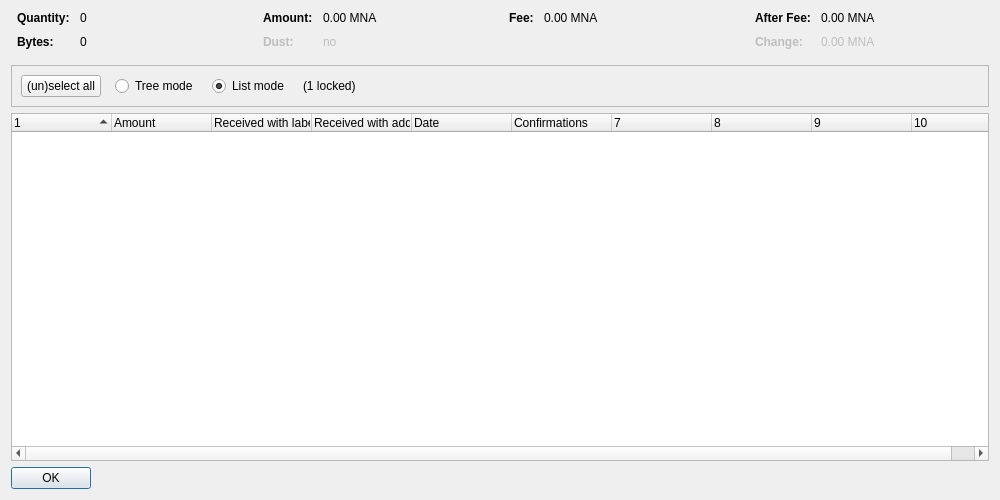
<?xml version="1.0" encoding="UTF-8"?>
<ui version="4.0">
 <class>CoinControlDialog</class>
 <widget class="QDialog" name="CoinControlDialog">
  <property name="geometry">
   <rect>
    <x>0</x>
    <y>0</y>
    <width>1000</width>
    <height>500</height>
   </rect>
  </property>
  <property name="windowTitle">
   <string>Coin Selection</string>
  </property>
  <layout class="QVBoxLayout" name="verticalLayout">
   <item>
    <layout class="QHBoxLayout" name="horizontalLayoutTop" stretch="0,0,0,0">
     <property name="topMargin">
      <number>0</number>
     </property>
     <property name="bottomMargin">
      <number>10</number>
     </property>
     <item>
      <layout class="QFormLayout" name="formLayoutCoinControl1">
       <property name="horizontalSpacing">
        <number>10</number>
       </property>
       <property name="verticalSpacing">
        <number>10</number>
       </property>
       <property name="leftMargin">
        <number>6</number>
       </property>
       <property name="rightMargin">
        <number>6</number>
       </property>
       <item row="0" column="0">
        <widget class="QLabel" name="labelCoinControlQuantityText">
         <property name="font">
          <font>
           <weight>75</weight>
           <bold>true</bold>
          </font>
         </property>
         <property name="text">
          <string>Quantity:</string>
         </property>
        </widget>
       </item>
       <item row="0" column="1">
        <widget class="QLabel" name="labelCoinControlQuantity">
         <property name="cursor">
          <cursorShape>IBeamCursor</cursorShape>
         </property>
         <property name="contextMenuPolicy">
          <enum>Qt::ActionsContextMenu</enum>
         </property>
         <property name="text">
          <string notr="true">0</string>
         </property>
         <property name="textInteractionFlags">
          <set>Qt::LinksAccessibleByMouse|Qt::TextSelectableByKeyboard|Qt::TextSelectableByMouse</set>
         </property>
        </widget>
       </item>
       <item row="1" column="0">
        <widget class="QLabel" name="labelCoinControlBytesText">
         <property name="font">
          <font>
           <weight>75</weight>
           <bold>true</bold>
          </font>
         </property>
         <property name="text">
          <string>Bytes:</string>
         </property>
        </widget>
       </item>
       <item row="1" column="1">
        <widget class="QLabel" name="labelCoinControlBytes">
         <property name="cursor">
          <cursorShape>IBeamCursor</cursorShape>
         </property>
         <property name="contextMenuPolicy">
          <enum>Qt::ActionsContextMenu</enum>
         </property>
         <property name="text">
          <string notr="true">0</string>
         </property>
         <property name="textInteractionFlags">
          <set>Qt::LinksAccessibleByMouse|Qt::TextSelectableByKeyboard|Qt::TextSelectableByMouse</set>
         </property>
        </widget>
       </item>
      </layout>
     </item>
     <item>
      <layout class="QFormLayout" name="formLayoutCoinControl2">
       <property name="horizontalSpacing">
        <number>10</number>
       </property>
       <property name="verticalSpacing">
        <number>10</number>
       </property>
       <property name="leftMargin">
        <number>6</number>
       </property>
       <property name="rightMargin">
        <number>6</number>
       </property>
       <item row="0" column="0">
        <widget class="QLabel" name="labelCoinControlAmountText">
         <property name="font">
          <font>
           <weight>75</weight>
           <bold>true</bold>
          </font>
         </property>
         <property name="text">
          <string>Amount:</string>
         </property>
        </widget>
       </item>
       <item row="0" column="1">
        <widget class="QLabel" name="labelCoinControlAmount">
         <property name="cursor">
          <cursorShape>IBeamCursor</cursorShape>
         </property>
         <property name="contextMenuPolicy">
          <enum>Qt::ActionsContextMenu</enum>
         </property>
         <property name="text">
          <string notr="true">0.00 MNA</string>
         </property>
         <property name="textInteractionFlags">
          <set>Qt::LinksAccessibleByMouse|Qt::TextSelectableByKeyboard|Qt::TextSelectableByMouse</set>
         </property>
        </widget>
       </item>
       <item row="1" column="0">
        <widget class="QLabel" name="labelCoinControlLowOutputText">
         <property name="enabled">
          <bool>false</bool>
         </property>
         <property name="font">
          <font>
           <weight>75</weight>
           <bold>true</bold>
          </font>
         </property>
         <property name="text">
          <string>Dust:</string>
         </property>
        </widget>
       </item>
       <item row="1" column="1">
        <widget class="QLabel" name="labelCoinControlLowOutput">
         <property name="enabled">
          <bool>false</bool>
         </property>
         <property name="cursor">
          <cursorShape>IBeamCursor</cursorShape>
         </property>
         <property name="contextMenuPolicy">
          <enum>Qt::ActionsContextMenu</enum>
         </property>
         <property name="text">
          <string notr="true">no</string>
         </property>
         <property name="textInteractionFlags">
          <set>Qt::LinksAccessibleByMouse|Qt::TextSelectableByKeyboard|Qt::TextSelectableByMouse</set>
         </property>
        </widget>
       </item>
      </layout>
     </item>
     <item>
      <layout class="QFormLayout" name="formLayoutCoinControl3">
       <property name="horizontalSpacing">
        <number>10</number>
       </property>
       <property name="verticalSpacing">
        <number>10</number>
       </property>
       <property name="leftMargin">
        <number>6</number>
       </property>
       <property name="rightMargin">
        <number>6</number>
       </property>
       <item row="0" column="0">
        <widget class="QLabel" name="labelCoinControlFeeText">
         <property name="font">
          <font>
           <weight>75</weight>
           <bold>true</bold>
          </font>
         </property>
         <property name="text">
          <string>Fee:</string>
         </property>
        </widget>
       </item>
       <item row="0" column="1">
        <widget class="QLabel" name="labelCoinControlFee">
         <property name="cursor">
          <cursorShape>IBeamCursor</cursorShape>
         </property>
         <property name="contextMenuPolicy">
          <enum>Qt::ActionsContextMenu</enum>
         </property>
         <property name="text">
          <string notr="true">0.00 MNA</string>
         </property>
         <property name="textInteractionFlags">
          <set>Qt::LinksAccessibleByMouse|Qt::TextSelectableByKeyboard|Qt::TextSelectableByMouse</set>
         </property>
        </widget>
       </item>
      </layout>
     </item>
     <item>
      <layout class="QFormLayout" name="formLayoutCoinControl4">
       <property name="horizontalSpacing">
        <number>10</number>
       </property>
       <property name="verticalSpacing">
        <number>10</number>
       </property>
       <property name="leftMargin">
        <number>6</number>
       </property>
       <property name="rightMargin">
        <number>6</number>
       </property>
       <item row="0" column="0">
        <widget class="QLabel" name="labelCoinControlAfterFeeText">
         <property name="font">
          <font>
           <weight>75</weight>
           <bold>true</bold>
          </font>
         </property>
         <property name="text">
          <string>After Fee:</string>
         </property>
        </widget>
       </item>
       <item row="0" column="1">
        <widget class="QLabel" name="labelCoinControlAfterFee">
         <property name="cursor">
          <cursorShape>IBeamCursor</cursorShape>
         </property>
         <property name="contextMenuPolicy">
          <enum>Qt::ActionsContextMenu</enum>
         </property>
         <property name="text">
          <string notr="true">0.00 MNA</string>
         </property>
         <property name="textInteractionFlags">
          <set>Qt::LinksAccessibleByMouse|Qt::TextSelectableByKeyboard|Qt::TextSelectableByMouse</set>
         </property>
        </widget>
       </item>
       <item row="1" column="0">
        <widget class="QLabel" name="labelCoinControlChangeText">
         <property name="enabled">
          <bool>false</bool>
         </property>
         <property name="font">
          <font>
           <weight>75</weight>
           <bold>true</bold>
          </font>
         </property>
         <property name="text">
          <string>Change:</string>
         </property>
        </widget>
       </item>
       <item row="1" column="1">
        <widget class="QLabel" name="labelCoinControlChange">
         <property name="enabled">
          <bool>false</bool>
         </property>
         <property name="cursor">
          <cursorShape>IBeamCursor</cursorShape>
         </property>
         <property name="contextMenuPolicy">
          <enum>Qt::ActionsContextMenu</enum>
         </property>
         <property name="text">
          <string notr="true">0.00 MNA</string>
         </property>
         <property name="textInteractionFlags">
          <set>Qt::LinksAccessibleByMouse|Qt::TextSelectableByKeyboard|Qt::TextSelectableByMouse</set>
         </property>
        </widget>
       </item>
      </layout>
     </item>
    </layout>
   </item>
   <item>
    <widget class="QFrame" name="frame">
     <property name="minimumSize">
      <size>
       <width>0</width>
       <height>40</height>
      </size>
     </property>
     <property name="frameShape">
      <enum>QFrame::StyledPanel</enum>
     </property>
     <property name="frameShadow">
      <enum>QFrame::Sunken</enum>
     </property>
     <layout class="QHBoxLayout" name="horizontalLayout">
      <item>
       <layout class="QHBoxLayout" name="horizontalLayoutPanel" stretch="0,0,0,0,0">
        <property name="spacing">
         <number>14</number>
        </property>
        <item>
         <widget class="QPushButton" name="pushButtonSelectAll">
          <property name="sizePolicy">
           <sizepolicy hsizetype="Maximum" vsizetype="Fixed">
            <horstretch>0</horstretch>
            <verstretch>0</verstretch>
           </sizepolicy>
          </property>
          <property name="text">
           <string>(un)select all</string>
          </property>
          <property name="autoDefault">
           <bool>false</bool>
          </property>
         </widget>
        </item>
        <item>
         <widget class="QRadioButton" name="radioTreeMode">
          <property name="sizePolicy">
           <sizepolicy hsizetype="Maximum" vsizetype="Fixed">
            <horstretch>0</horstretch>
            <verstretch>0</verstretch>
           </sizepolicy>
          </property>
          <property name="text">
           <string>Tree mode</string>
          </property>
         </widget>
        </item>
        <item>
         <widget class="QRadioButton" name="radioListMode">
          <property name="sizePolicy">
           <sizepolicy hsizetype="Maximum" vsizetype="Fixed">
            <horstretch>0</horstretch>
            <verstretch>0</verstretch>
           </sizepolicy>
          </property>
          <property name="text">
           <string>List mode</string>
          </property>
          <property name="checked">
           <bool>true</bool>
          </property>
         </widget>
        </item>
        <item>
         <widget class="QLabel" name="labelLocked">
          <property name="text">
           <string notr="true">(1 locked)</string>
          </property>
         </widget>
        </item>
        <item>
         <spacer name="horizontalSpacer">
          <property name="orientation">
           <enum>Qt::Horizontal</enum>
          </property>
          <property name="sizeHint" stdset="0">
           <size>
            <width>40</width>
            <height>20</height>
           </size>
          </property>
         </spacer>
        </item>
       </layout>
      </item>
     </layout>
    </widget>
   </item>
   <item>
    <widget class="CoinControlTreeWidget" name="treeWidget">
     <property name="contextMenuPolicy">
      <enum>Qt::CustomContextMenu</enum>
     </property>
     <property name="sortingEnabled">
      <bool>false</bool>
     </property>
     <property name="columnCount">
      <number>10</number>
     </property>
     <attribute name="headerShowSortIndicator" stdset="0">
      <bool>true</bool>
     </attribute>
     <attribute name="headerStretchLastSection">
      <bool>false</bool>
     </attribute>
     <column>
      <property name="text">
       <string/>
      </property>
     </column>
     <column>
      <property name="text">
       <string>Amount</string>
      </property>
     </column>
     <column>
      <property name="text">
       <string>Received with label</string>
      </property>
     </column>
     <column>
      <property name="text">
       <string>Received with address</string>
      </property>
     </column>
     <column>
      <property name="text">
       <string>Date</string>
      </property>
     </column>
     <column>
      <property name="text">
       <string>Confirmations</string>
      </property>
      <property name="toolTip">
       <string>Confirmed</string>
      </property>
     </column>
     <column>
      <property name="text">
       <string/>
      </property>
     </column>
     <column>
      <property name="text">
       <string/>
      </property>
     </column>
     <column>
      <property name="text">
       <string/>
      </property>
     </column>
     <column>
      <property name="text">
       <string/>
      </property>
     </column>
    </widget>
   </item>
   <item>
    <widget class="QDialogButtonBox" name="buttonBox">
     <property name="sizePolicy">
      <sizepolicy hsizetype="Maximum" vsizetype="Fixed">
       <horstretch>0</horstretch>
       <verstretch>0</verstretch>
      </sizepolicy>
     </property>
     <property name="orientation">
      <enum>Qt::Horizontal</enum>
     </property>
     <property name="standardButtons">
      <set>QDialogButtonBox::Ok</set>
     </property>
    </widget>
   </item>
  </layout>
 </widget>
 <customwidgets>
  <customwidget>
   <class>CoinControlTreeWidget</class>
   <extends>QTreeWidget</extends>
   <header>coincontroltreewidget.h</header>
  </customwidget>
 </customwidgets>
 <resources/>
 <connections/>
</ui>
